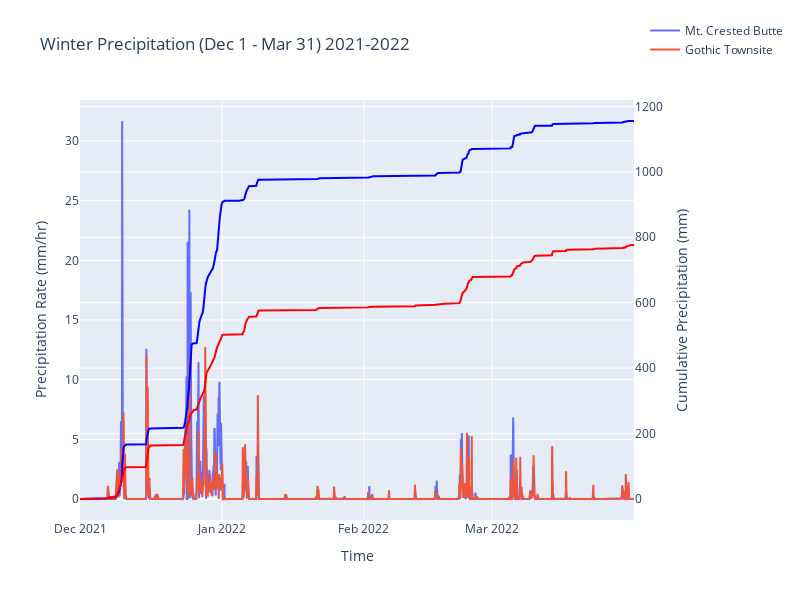

Source (notebook cell):
### Markdown cell above
2022

### Code cell
fig = go.Figure()
fig.add_trace(go.Scatter(x=w22_prcp_rate_1H_mtcb_ds.time,
                         y=w22_prcp_rate_1H_mtcb_ds.precip_rate,
                         mode='lines',
                         marker=dict(size=5),
                         name='Mt. Crested Butte'))
fig.add_trace(go.Scatter(x=w22_prcp_rate_1H_gts_ds.time,
                         y=w22_prcp_rate_1H_gts_ds.precip_rate,
                         mode='lines',
                         marker=dict(size=5),
                         name='Gothic Townsite'))
fig.update_layout(title='Winter Precipitation (Dec 1 - Mar 31) 2021-2022',
                    xaxis_title='Time',
                    yaxis_title='Precipitation Rate (mm/hr)',
                    height=600,
                    width=800)

# add a second y-axis
fig.update_layout(yaxis2=dict(title='Cumulative Precipitation (mm)',
                              overlaying='y',
                              side='right'))
fig.add_trace(go.Scatter(x=w22_prcp_rate_1H_mtcb_ds.time,
                            y=w22_prcp_rate_1H_mtcb_ds.precip_rate.cumsum(),
                            mode='lines',
                            marker=dict(size=5,
                                        color='blue'),
                            name='Mt. Crested Butte',
                            showlegend=False,
                            yaxis='y2'))
fig.add_trace(go.Scatter(x=w22_prcp_rate_1H_gts_ds.time,
                            y=w22_prcp_rate_1H_gts_ds.precip_rate.cumsum(),
                            mode='lines',
                            marker=dict(size=5,
                                        color='red'),
                            name='Gothic Townsite',
                            showlegend=False,
                            yaxis='y2'))
# move the legend up a bit
fig.update_layout(legend=dict(y=1.2))

### Figure 1 — Plotly figure (JSON) as saved in the notebook; plotly's stock layout.template omitted (floating-point values rounded to 4 significant figures; data arrays with more than 128 entries replaced by an {"elided": "..."} marker saying what was removed)
{"data": [{"marker": {"size": 5}, "mode": "lines", "name": "Mt. Crested Butte", "type": "scatter", "x": {"elided": "2904 str values"}, "y": {"elided": "2904 float values"}}, {"marker": {"size": 5}, "mode": "lines", "name": "Gothic Townsite", "type": "scatter", "x": {"elided": "2904 str values"}, "y": {"elided": "2904 float values"}}, {"marker": {"color": "blue", "size": 5}, "mode": "lines", "name": "Mt. Crested Butte", "showlegend": false, "type": "scatter", "x": {"elided": "2904 str values"}, "y": {"elided": "2904 float values"}, "yaxis": "y2"}, {"marker": {"color": "red", "size": 5}, "mode": "lines", "name": "Gothic Townsite", "showlegend": false, "type": "scatter", "x": {"elided": "2904 str values"}, "y": {"elided": "2904 float values"}, "yaxis": "y2"}], "layout": {"height": 600, "legend": {"y": 1.2}, "title": {"text": "Winter Precipitation (Dec 1 - Mar 31) 2021-2022"}, "width": 800, "xaxis": {"title": {"text": "Time"}}, "yaxis": {"title": {"text": "Precipitation Rate (mm/hr)"}}, "yaxis2": {"overlaying": "y", "side": "right", "title": {"text": "Cumulative Precipitation (mm)"}}}}
